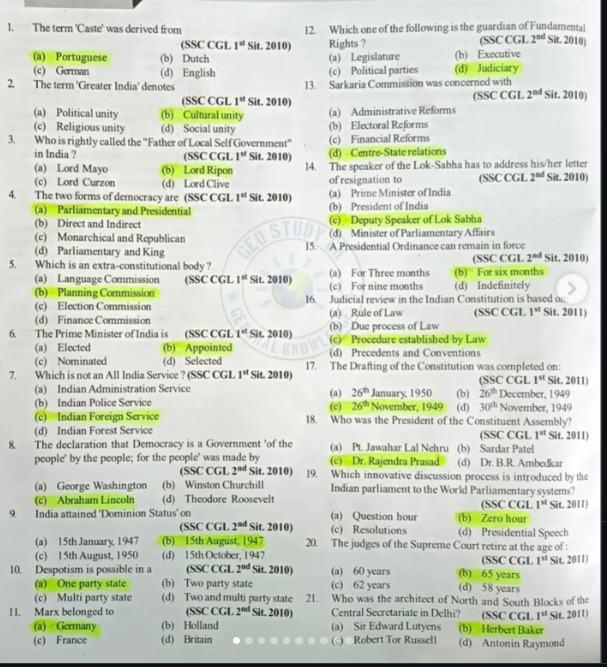
#> input picture anothertest.jpeg, 607 x 667 px
$ python -i OCR.py   (imports and definitions only)
#> lines starting #> are read from the running program, lines starting #| are printed output that depends on the picture; after the words box and inside, x2 and y2 are one past the last pixel; in counts of white or black regions, pixels touching at a corner belong together
"""
ocr.py — FIXED for PaddleOCR v3.5+
Compatible with Python 3.13 (as much as possible)
"""

import os
import cv2
import tempfile
import numpy as np
from paddleocr import PaddleOCR

# ✅ FIX 1: correct initialization (NO show_log, NO use_angle_cls)
# [3 lines that did not run here, left out]


# ─────────────────────────────
# IMAGE PREPROCESSING
# ─────────────────────────────
def enhance_image(image_path: str) -> np.ndarray:
#> called with image_path = 'anothertest.jpeg'
    img = cv2.imread(image_path)
#> img is the input picture: shape (667, 607, 3); mean B, G, R 196.8, 209.8, 204.4
    if img is None:
        raise FileNotFoundError(f"Image not found: {image_path}")

    # resize
    img = cv2.resize(img, None, fx=2, fy=2, interpolation=cv2.INTER_CUBIC)
#> img: shape (1334, 1214, 3)

    # grayscale
    gray = cv2.cvtColor(img, cv2.COLOR_BGR2GRAY)
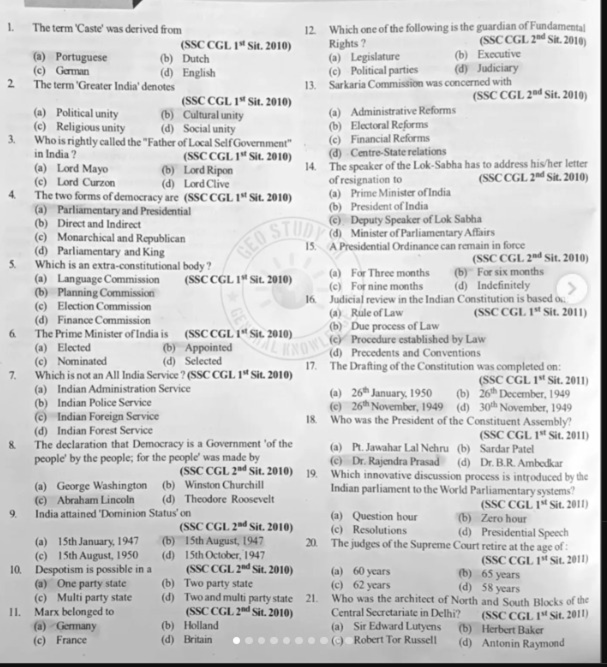
#> gray: shape (1334, 1214) (shown at 1/2 size); min 7, max 255, mean 206.7

    # denoise
    gray = cv2.fastNlMeansDenoising(gray, h=10)

    # threshold (helps OCR a lot)
    gray = cv2.adaptiveThreshold(
        gray, 255,
        cv2.ADAPTIVE_THRESH_GAUSSIAN_C,
        cv2.THRESH_BINARY,
        31, 10
    )
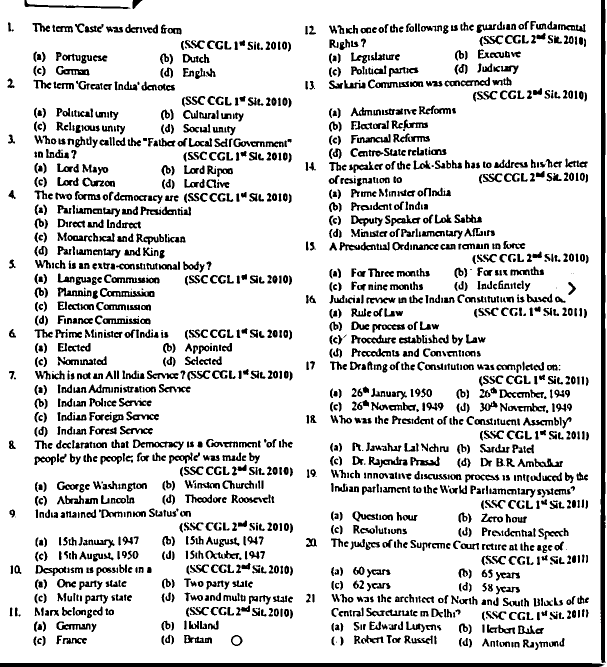
#> gray: shape (1334, 1214) (shown at 1/2 size); 84.8% white; 1819 black regions (109 under 20 px), largest, box (x1, y1, x2, y2) and area: (1201, 0, 1212, 1326) 11426, (0, 1326, 1209, 1334) 9613, (200, 576, 309, 594) 898

    # back to 3-channel
    return cv2.cvtColor(gray, cv2.COLOR_GRAY2BGR)


# ─────────────────────────────
# OCR FUNCTION
# ─────────────────────────────
def extract_text(image_path: str, conf_thres: float = 0.4):
    try:
        print("OCR STARTED")

        img = enhance_image(image_path)

        # temp file (PaddleOCR needs path)
        with tempfile.NamedTemporaryFile(suffix=".png", delete=False) as f:
            temp_path = f.name

        cv2.imwrite(temp_path, img)

        # ✅ FIX 2: correct API usage
        result = ocr.ocr(temp_path, cls=False)

        os.remove(temp_path)

        lines = []

        if result and len(result) > 0 and result[0] is not None:
            for item in result[0]:
                try:
                    text = item[1][0]
                    score = item[1][1]
                    if score >= conf_thres:
                        lines.append(text.strip())
                except:
                    continue

        print(f"OCR OUTPUT LINES: {len(lines)}")
        return lines

    except Exception as e:
        print(f"[OCR ERROR] {e}")
        return []

>>> result = enhance_image('anothertest.jpeg')
